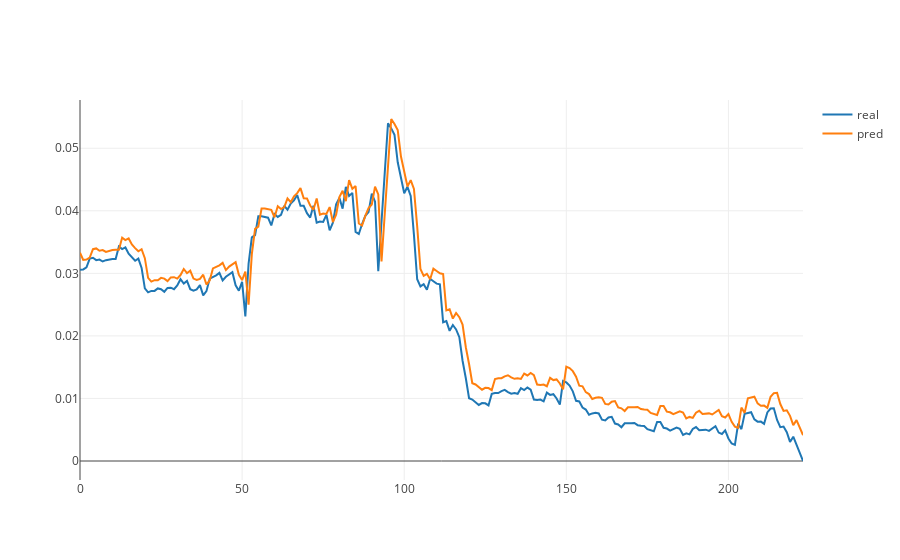

Notebook code cell kept with this figure:
### Code cell
show_pred_real(testY, pred)

### Figure 1 — Plotly figure (JSON) as saved in the notebook; plotly's stock layout.template omitted (floating-point values rounded to 4 significant figures; data arrays with more than 128 entries replaced by an {"elided": "..."} marker saying what was removed)
{"data": [{"name": "real", "type": "scatter", "y": {"elided": "224 float values"}}, {"name": "pred", "type": "scatter", "y": {"elided": "224 float values"}}], "layout": {}}
